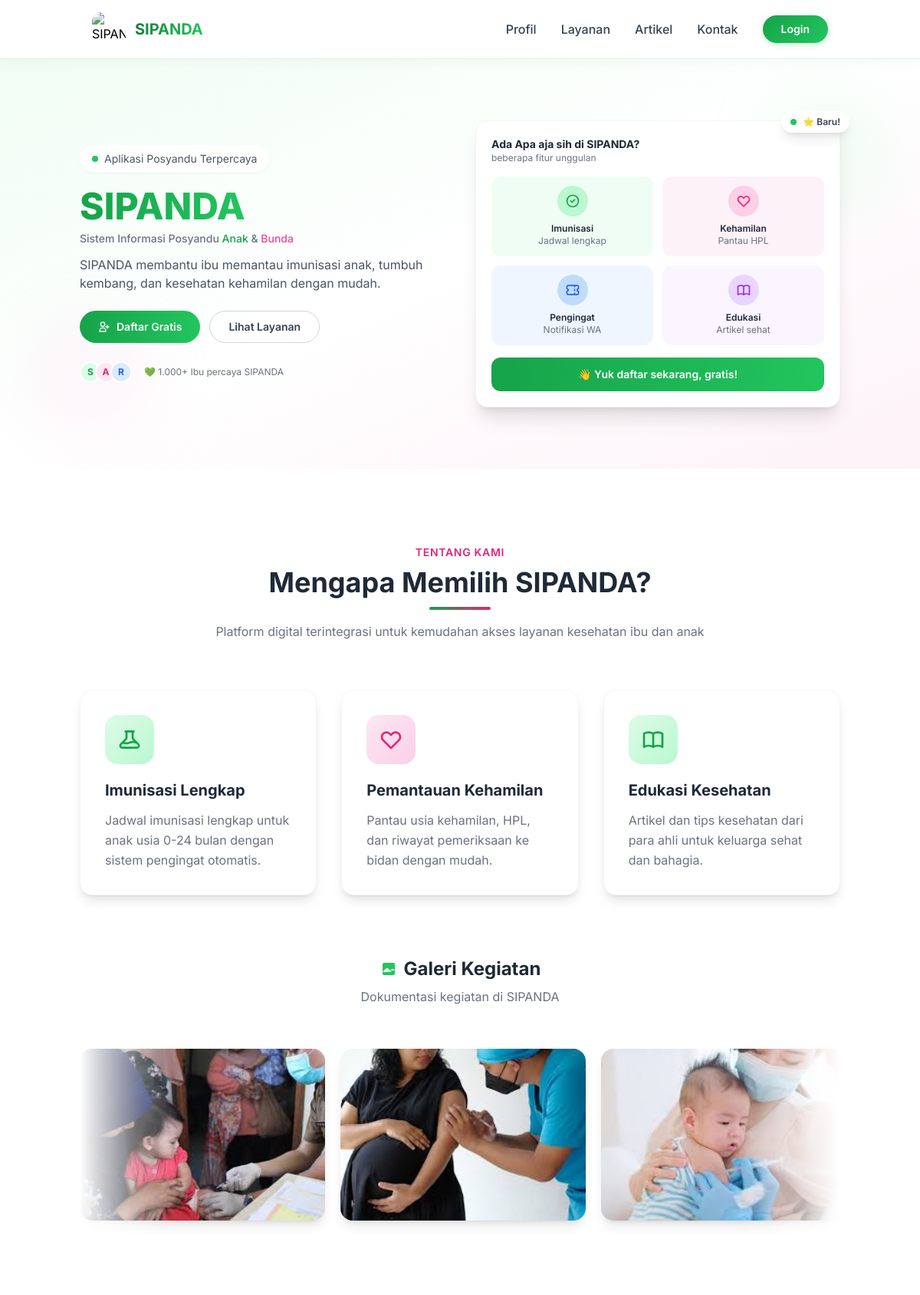
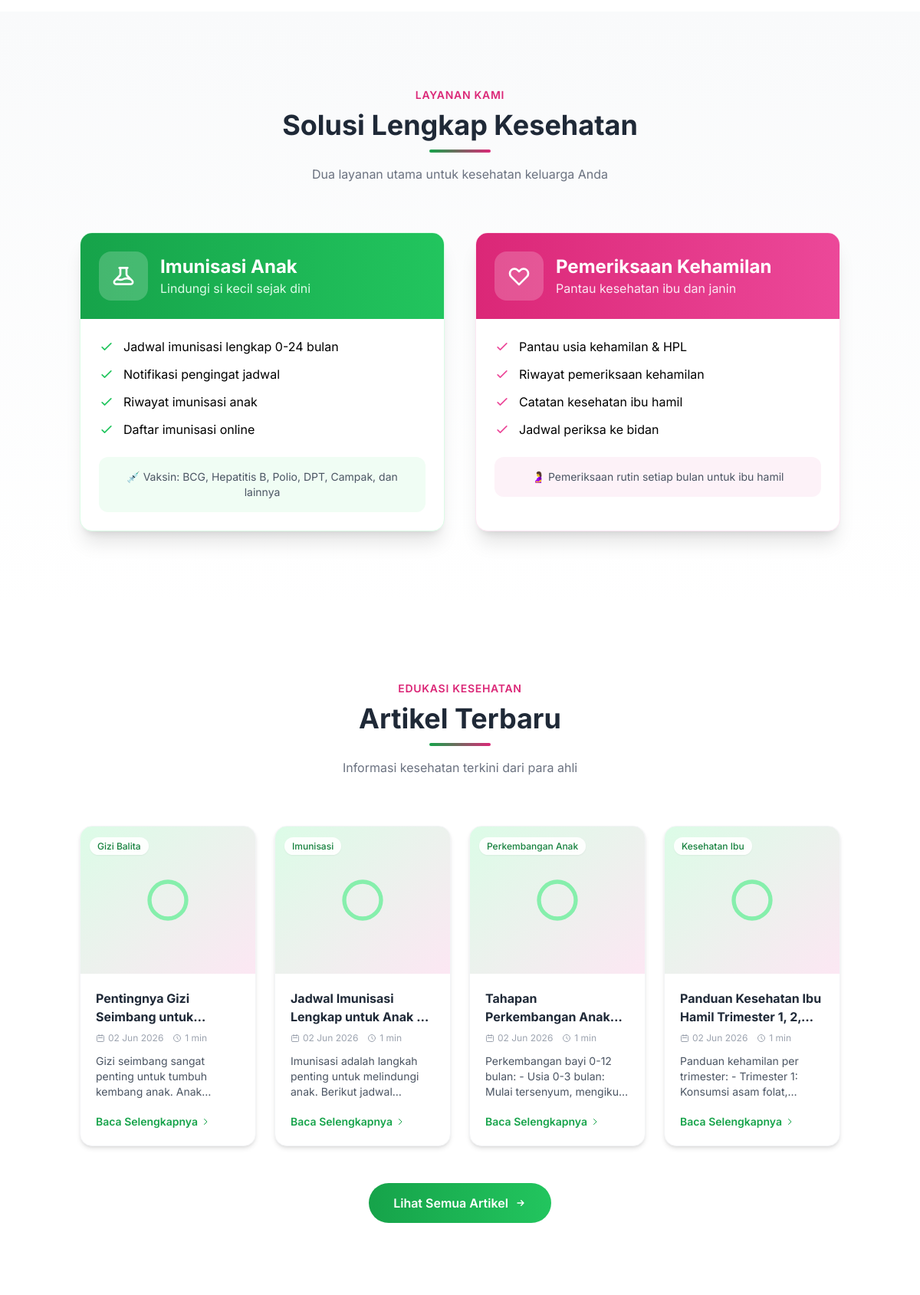
The page / (upper part) on the database its author committed (2 pictures, top to bottom).
### tables this page shows
CREATE TABLE artikel (
    id_artikel INT PRIMARY KEY AUTO_INCREMENT,
    id_kategori INT,
    judul VARCHAR(200) NOT NULL,
    konten TEXT NOT NULL,
    thumbnail VARCHAR(255),
    penulis_nik VARCHAR(16),
    created_at TIMESTAMP DEFAULT CURRENT_TIMESTAMP,

    FOREIGN KEY (id_kategori) REFERENCES kategori_artikel(id_kategori) ON DELETE SET NULL,
    FOREIGN KEY (penulis_nik) REFERENCES users(nik) ON DELETE SET NULL
);

CREATE TABLE kategori_artikel (
    id_kategori INT PRIMARY KEY AUTO_INCREMENT,
    nama_kategori VARCHAR(100) NOT NULL,
    created_at TIMESTAMP DEFAULT CURRENT_TIMESTAMP
);

### index.php (the view, shortened to what the rows shown need)
<?php
require_once __DIR__ . '/config/database.php';
$query_artikel = "SELECT a.*, k.nama_kategori, u.nama_lengkap as penulis
    FROM artikel a
    LEFT JOIN kategori_artikel k ON a.id_kategori = k.id_kategori
    LEFT JOIN users u ON a.penulis_nik = u.nik
    WHERE a.id_kategori IS NOT NULL
    ORDER BY a.created_at DESC LIMIT 4";
$artikel_terbaru = mysqli_query($conn, $query_artikel);
include __DIR__ . '/templates/header_public.php';
?>
<section class="relative py-16 lg:py-20 overflow-hidden">
    <div class="container mx-auto px-4 relative z-10">
        <div class="grid grid-cols-1 lg:grid-cols-2 gap-10 items-center">
            <div class="text-center lg:text-left fade-in">
                <h1 class="text-3xl sm:text-4xl lg:text-5xl font-extrabold text-gray-800 leading-tight mb-2">
                    <span class="bg-gradient-to-r from-green-600 to-green-500 bg-clip-text text-transparent">SIPANDA</span>
                </h1>
            </div>
        </div>
    </div>
</section>
<section id="profil" class="py-24 bg-white">
    <div class="container mx-auto px-4">
        <div class="text-center mb-16">
            <h2 class="text-3xl md:text-4xl font-bold text-gray-800 mt-2 mb-3">Mengapa Memilih SIPANDA?</h2>
        </div>
    </div>
</section>
<section id="layanan" class="py-24 bg-gradient-to-b from-gray-50 to-white">
    <div class="container mx-auto px-4">
        <div class="text-center mb-16">
            <h2 class="text-3xl md:text-4xl font-bold text-gray-800 mt-2 mb-3">Solusi Lengkap Kesehatan</h2>
        </div>
    </div>
</section>
<section id="artikel" class="py-24 bg-white">
    <div class="container mx-auto px-4">
        <div class="text-center mb-16">
            <h2 class="text-3xl md:text-4xl font-bold text-gray-800 mt-2 mb-3">Artikel Terbaru</h2>
        </div>
        <div class="grid grid-cols-1 md:grid-cols-2 lg:grid-cols-4 gap-6 max-w-7xl mx-auto">
            <?php if(mysqli_num_rows($artikel_terbaru) > 0): ?>
                <?php while($artikel = mysqli_fetch_assoc($artikel_terbaru)): ?>
                <div class="group bg-white rounded-2xl shadow-md overflow-hidden hover:shadow-2xl transition-all duration-300 hover:-translate-y-2 border border-gray-100">
                    <div class="relative h-48 overflow-hidden cursor-pointer" onclick="window.location.href='artikel_detail.php?id=<?php echo $artikel['id_artikel']; ?>'">
                        <?php if($artikel['thumbnail'] && file_exists("uploads/artikel/" . $artikel['thumbnail'])): ?>
                        <img src="uploads/artikel/<?php echo $artikel['thumbnail']; ?>"
                             alt="<?php echo htmlspecialchars($artikel['judul']); ?>"
                             class="w-full h-full object-cover group-hover:scale-110 transition duration-500">
                        <?php else: ?>
                        <div class="w-full h-full bg-gradient-to-br from-green-100 to-pink-100 flex items-center justify-center">
                            <svg class="w-16 h-16 text-green-300 group-hover:scale-110 transition duration-500" fill="currentColor" viewBox="0 0 24 24">
                                <path d="M12 2a10 10 0 0110 10 10 10 0 01-10 10 10 10 0 01-10-10 10 10 0 0110-10m0 2a8 8 0 00-8 8 8 8 0 008 8 8 8 0 008-8 8 8 0 00-8-8z"/>
                            </svg>
                        </div>
                        <?php endif; ?>
                        <div class="absolute top-3 left-3">
                            <span class="text-xs bg-white/90 backdrop-blur-sm text-green-700 px-2.5 py-1 rounded-full font-medium shadow-sm">
                                <?php echo htmlspecialchars($artikel['nama_kategori'] ?? 'Kesehatan'); ?>
                            </span>
                        </div>
                    </div>
                    <div class="p-5">
                        <h3 class="font-bold text-gray-800 mb-2 line-clamp-2 group-hover:text-green-600 transition">
                            <?php echo htmlspecialchars($artikel['judul']); ?>
                        </h3>
                        <div class="flex items-center gap-3 text-xs text-gray-400 mb-3">
                            <span class="flex items-center gap-1">
                                <svg class="w-3 h-3" fill="none" stroke="currentColor" viewBox="0 0 24 24">
                                    <path stroke-linecap="round" stroke-linejoin="round" stroke-width="2" d="M8 7V3m8 4V3m-9 8h10M5 21h14a2 2 0 002-2V7a2 2 0 00-2-2H5a2 2 0 00-2 2v12a2 2 0 002 2z"></path>
                                </svg>
                                <?php echo date('d M Y', strtotime($artikel['created_at'])); ?>
                            </span>
                            <span class="flex items-center gap-1">
                                <svg class="w-3 h-3" fill="none" stroke="currentColor" viewBox="0 0 24 24">
                                    <path stroke-linecap="round" stroke-linejoin="round" stroke-width="2" d="M12 8v4l3 3m6-3a9 9 0 11-18 0 9 9 0 0118 0z"></path>
                                </svg>
                                <?php echo ceil(str_word_count(strip_tags($artikel['konten'])) / 200); ?> min
                            </span>
                        </div>
                        <p class="text-gray-600 text-sm mb-4 line-clamp-3">
                            <?php echo htmlspecialchars(substr(strip_tags($artikel['konten']), 0, 100)) . '...'; ?>
                        </p>
                        <a href="artikel_detail.php?id=<?php echo $artikel['id_artikel']; ?>" class="text-green-600 font-semibold text-sm inline-flex items-center gap-1 group-hover:gap-2 transition-all">
                            Baca Selengkapnya
                            <svg class="w-3 h-3" fill="none" stroke="currentColor" viewBox="0 0 24 24">
                                <path stroke-linecap="round" stroke-linejoin="round" stroke-width="2" d="M9 5l7 7-7 7"></path>
                            </svg>
                        </a>
                    </div>
                </div>
                <?php endwhile; ?>
            <?php endif; ?>
        </div>
    </div>
</section>
<?php include __DIR__ . '/templates/footer_public.php'; ?>

### rows shown on the page
artikel: id_kategori.nama_kategori "Gizi Balita", judul "Pentingnya Gizi Seimbang…", created_at "02 Jun 2026", ceil(str_word_count(strip_tags($artikel['konten']))/200) "1", konten "Gizi seimbang sangat penting untuk tumbuh kembang anak.…"
artikel: id_kategori.nama_kategori "Imunisasi", judul "Jadwal Imunisasi Lengkap untuk…", created_at "02 Jun 2026", ceil(str_word_count(strip_tags($artikel['konten']))/200) "1", konten "Imunisasi adalah langkah penting untuk melindungi anak. Berikut…"
artikel: id_kategori.nama_kategori "Perkembangan Anak", judul "Tahapan Perkembangan…", created_at "02 Jun 2026", ceil(str_word_count(strip_tags($artikel['konten']))/200) "1", konten "Perkembangan bayi 0-12 bulan: - Usia 0-3 bulan: Mulai tersenyum,…"
artikel: id_kategori.nama_kategori "Kesehatan Ibu", judul "Panduan Kesehatan Ibu Hamil Trimester 1,…", created_at "02 Jun 2026", ceil(str_word_count(strip_tags($artikel['konten']))/200) "1", konten "Panduan kehamilan per trimester: - Trimester 1: Konsumsi asam…"
